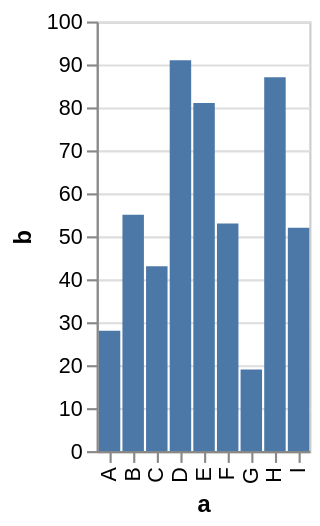

Specify this chart in Vega-Lite:
### Vega specification from a JSON file in a GitHub repository (floating-point values rounded to 4 significant figures)
{"$schema": "https://vega.github.io/schema/vega/v3.0.json", "description": "A simple bar chart with embedded data.", "autosize": "pad", "padding": 5, "encode": {"update": {"stroke": {"value": "#ccc"}, "fill": {"value": "transparent"}}}, "data": [{"name": "source_0", "values": [{"a": "A", "b": 28}, {"a": "B", "b": 55}, {"a": "C", "b": 43}, {"a": "D", "b": 91}, {"a": "E", "b": 81}, {"a": "F", "b": 53}, {"a": "G", "b": 19}, {"a": "H", "b": 87}, {"a": "I", "b": 52}]}, {"name": "data_0", "source": "source_0", "transform": [{"type": "formula", "expr": "toNumber(datum[\"b\"])", "as": "b"}, {"type": "filter", "expr": "datum[\"b\"] !== null && !isNaN(datum[\"b\"])"}]}], "signals": [{"name": "x_step", "value": 11}, {"name": "width", "update": "bandspace(domain('x').length, 0.1, 0.05) * x_step"}, {"name": "height", "update": "200"}], "marks": [{"name": "marks", "type": "rect", "role": "bar", "from": {"data": "data_0"}, "encode": {"update": {"x": {"scale": "x", "field": "a"}, "width": {"scale": "x", "band": true}, "y": {"scale": "y", "field": "b"}, "y2": {"scale": "y", "value": 0}, "fill": {"value": "#4c78a8"}}}}], "scales": [{"name": "x", "type": "band", "domain": {"data": "data_0", "field": "a", "sort": true}, "range": {"step": {"signal": "x_step"}}, "round": true, "paddingInner": 0.1, "paddingOuter": 0.05}, {"name": "y", "type": "linear", "domain": {"data": "data_0", "field": "b"}, "range": [{"signal": "height"}, 0], "round": true, "nice": true, "zero": true}], "axes": [{"scale": "x", "orient": "bottom", "tickCount": 5, "title": "a", "zindex": 1, "encode": {"labels": {"update": {"angle": {"value": 270}, "align": {"value": "right"}, "baseline": {"value": "middle"}}}}}, {"scale": "y", "maxExtent": 25, "minExtent": 25, "orient": "left", "title": "b", "zindex": 1}, {"scale": "y", "domain": false, "grid": true, "labels": false, "orient": "left", "ticks": false, "zindex": 0, "gridScale": "x"}]}
